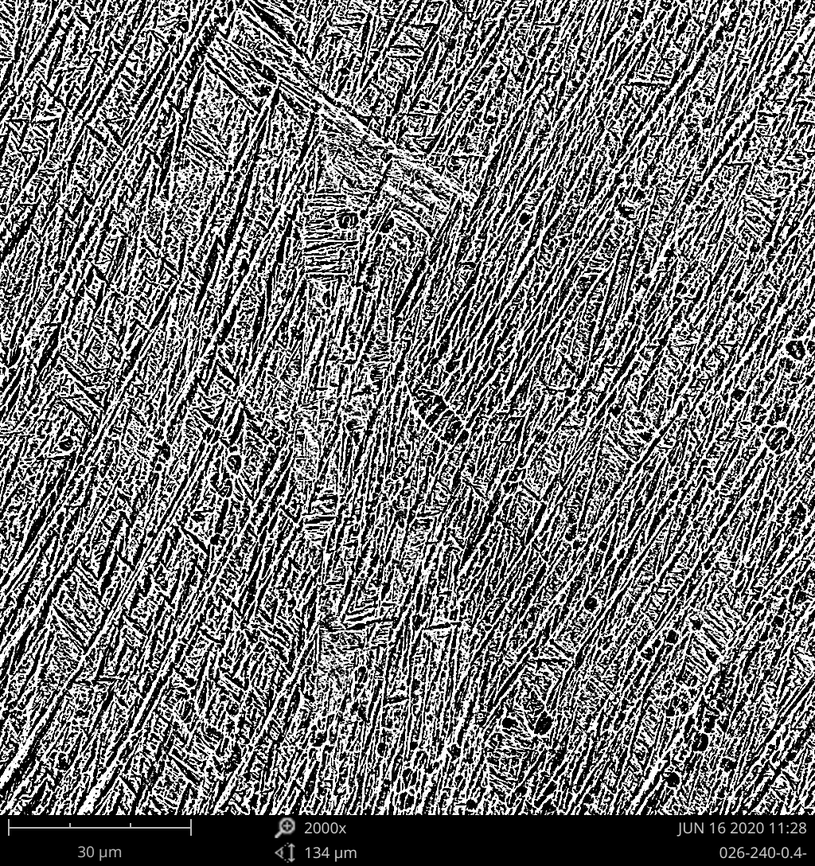
#> input picture Python_Study/DataProcessing/tiff_image_processing/meta_data/tiff_test.tiff, 815 x 866 px, shrunk from 1024 x 1088 before the run, found by its file name
$ python load_tiff.py
#> lines starting #> are read from the running program, lines starting #| are printed output that depends on the picture
import numpy as np
import cv2
import matplotlib.pyplot as plt

img = cv2.imread('meta_data\\tiff_test.tiff')
#> img is the input picture: shape (866, 815, 3); min 0, max 255, mean 115
# print(img.shape)  # [height, width, color_channels]
gray = cv2.cvtColor(img, cv2.COLOR_BGR2GRAY)
# print(gray.shape)  # [height, width], only one color channel
gray = gray[0:img.shape[1], 0:img.shape[1]]  # cut into a square picture
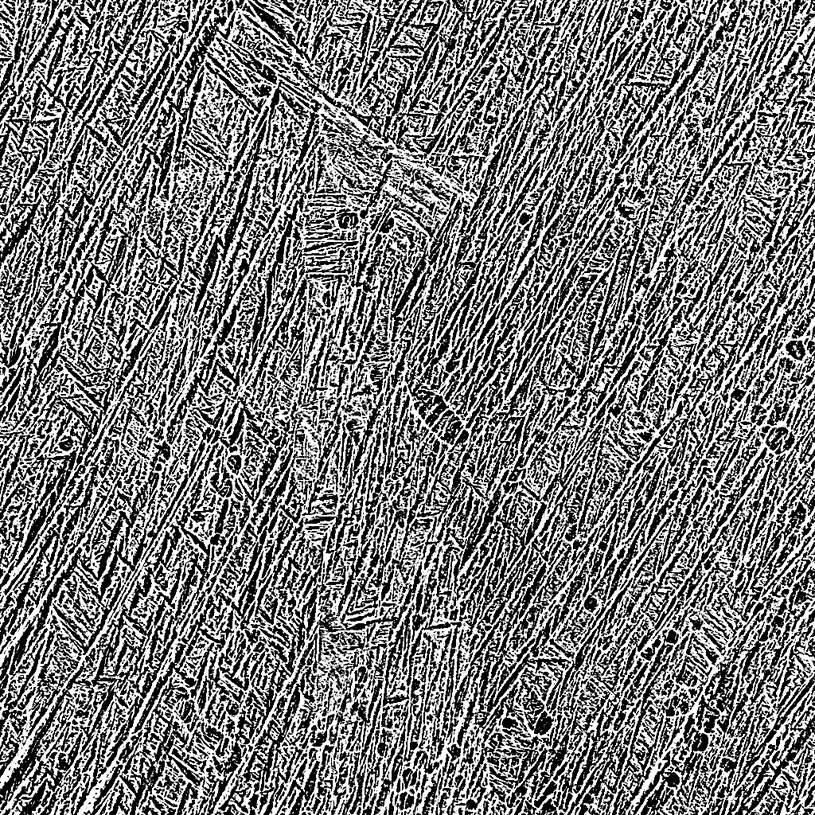
#> gray: shape (815, 815); min 0, max 255, mean 121.7
# [9 lines of commented-out code are left out]
plt.imshow(gray, cmap='gray')
# plt.axis('on')  # 关掉坐标轴为 off
# plt.title('image')  # 图像题目
plt.show()
